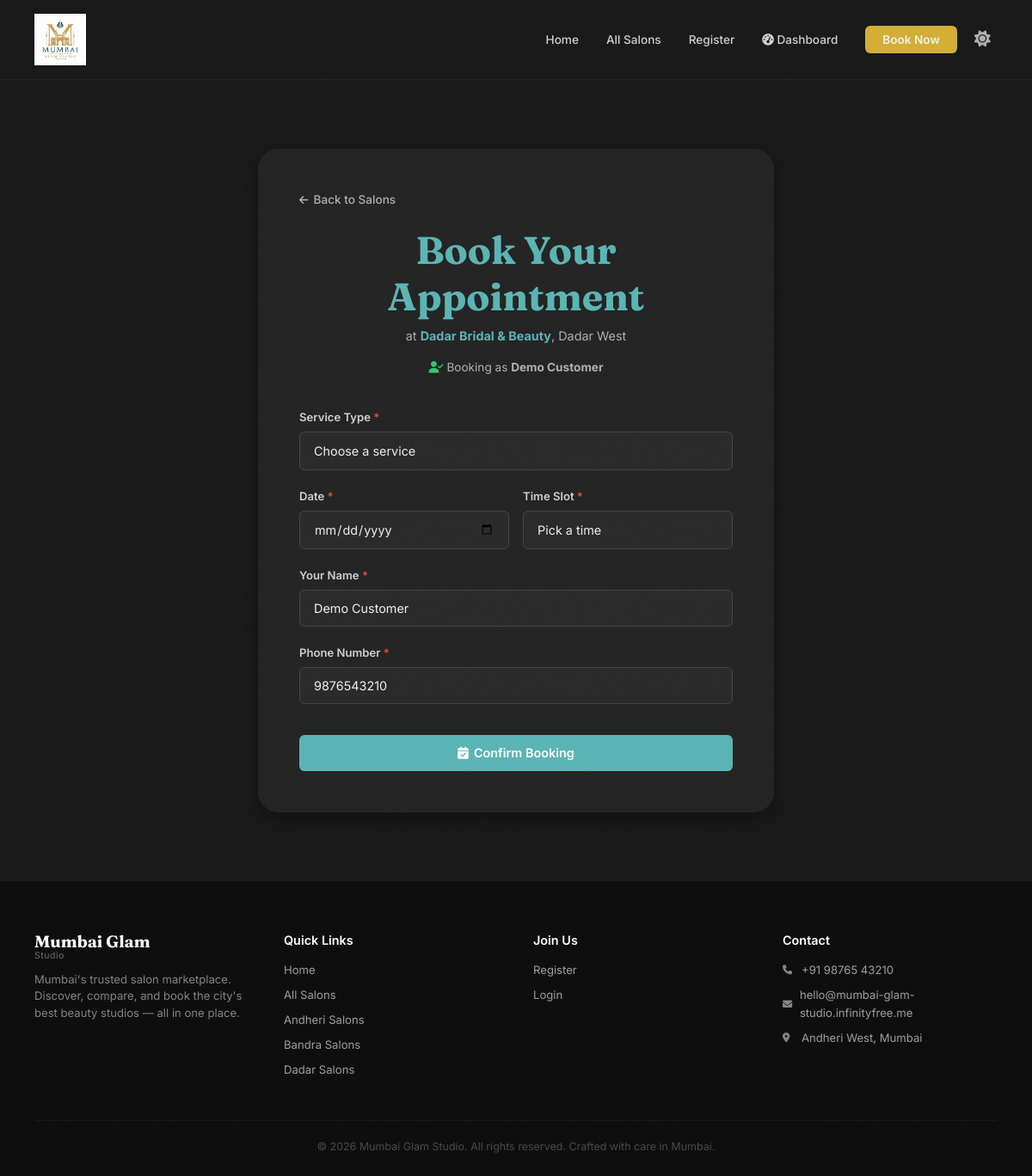
The app's page /booking.php?salon_id=7 (signed in) with its own data.
### tables this page shows
CREATE TABLE salons (
    id INT AUTO_INCREMENT PRIMARY KEY,
    name VARCHAR(120) NOT NULL,
    locality VARCHAR(100) NOT NULL,
    address VARCHAR(255) NOT NULL,
    rating DECIMAL(2,1) DEFAULT 0.0,
    review_count INT DEFAULT 0,
    avg_rating DECIMAL(2,1) DEFAULT 0.0,
    price_min INT DEFAULT 0,
    price_max INT DEFAULT 0,
    rain_safe TINYINT(1) DEFAULT 0,
    verified TINYINT(1) DEFAULT 0,
    is_admin TINYINT(1) DEFAULT 0,
    tagline VARCHAR(255) DEFAULT NULL,
    description TEXT NULL,
    services TEXT NULL,
    working_hours VARCHAR(255) NULL,
    contact_phone VARCHAR(20) NULL,
    contact_email VARCHAR(100) NULL,
    website VARCHAR(255) NULL,
    established_year YEAR NULL,
    facilities TEXT NULL,
    username VARCHAR(50) UNIQUE NOT NULL,
    password VARCHAR(255) NOT NULL,
    created_at TIMESTAMP DEFAULT CURRENT_TIMESTAMP
);

CREATE TABLE customers (
    id INT AUTO_INCREMENT PRIMARY KEY,
    name VARCHAR(100) NOT NULL,
    email VARCHAR(100) UNIQUE NOT NULL,
    phone VARCHAR(15) NOT NULL,
    password VARCHAR(255) NOT NULL,
    created_at TIMESTAMP DEFAULT CURRENT_TIMESTAMP
);

### booking.php (the view, shortened to what this page needs)
<?php
$conn = getDB();
$salonId = isset($_GET['salon_id']) ? (int)$_GET['salon_id'] : 0;
$success = false;
$bookingData = null;
$salon = null;
if ($salonId) {
    $stmt = $conn->prepare("SELECT * FROM salons WHERE id = ? AND is_admin = 0");
    $stmt->bind_param("i", $salonId);
    $stmt->execute();
    $result = $stmt->get_result();
    if ($result && $result->num_rows > 0) {
        $salon = $result->fetch_assoc();
    }
}
$customerName = $_SESSION['customer_name'] ?? '';
$customerPhone = '';
$stmt = $conn->prepare("SELECT phone FROM customers WHERE id = ?");
$stmt->bind_param("i", $_SESSION['customer_id']);
$stmt->execute();
$result = $stmt->get_result();
if ($row = $result->fetch_assoc()) {
    $customerPhone = $row['phone'];
}
?>
<!DOCTYPE html>
<html lang="en" data-theme="dark">
<head>
    <?php require_once 'includes/header.php'; ?>
</head>
<body>
<?php require_once 'includes/nav.php'; ?>
<section class="booking-section">
    <div class="container">
        <?php if ($success && $bookingData): ?>
        <div class="booking-success animate-in">
            <div class="success-icon"><i class="fas fa-check"></i></div>
            <h2>Booking Confirmed! 🎉</h2>
            <p style="color:var(--charcoal-muted);">Your appointment has been booked successfully.</p>
            <div class="booking-id">#MG-<?php echo str_pad($bookingData['id'], 4, '0', STR_PAD_LEFT); ?></div>
            <p style="font-size:0.85rem; color:var(--charcoal-muted);">Save this booking ID for your reference</p>
            <div class="booking-details">
                <div class="detail-row"><span class="detail-label">Salon</span><span class="detail-value"><?php echo htmlspecialchars($bookingData['salon_name']); ?></span></div>
                <div class="detail-row"><span class="detail-label">Service</span><span class="detail-value"><?php echo $bookingData['service']; ?></span></div>
                <div class="detail-row"><span class="detail-label">Date</span><span class="detail-value"><?php echo $bookingData['date']; ?></span></div>
                <div class="detail-row"><span class="detail-label">Time</span><span class="detail-value"><?php echo $bookingData['time']; ?></span></div>
                <div class="detail-row"><span class="detail-label">Name</span><span class="detail-value"><?php echo htmlspecialchars($bookingData['customer']); ?></span></div>
                <div class="detail-row"><span class="detail-label">Phone</span><span class="detail-value"><?php echo htmlspecialchars($bookingData['phone']); ?></span></div>
            </div>
            <div style="margin-top:28px; display:flex; gap:12px; justify-content:center; flex-wrap:wrap;">
                <a href="salons.php" class="btn btn-outline">Browse More Salons</a>
                <a href="customer_dashboard.php" class="btn btn-primary">View My Bookings</a>
                <a href="index.php" class="btn btn-outline">Back to Home</a>
            </div>
        </div>
        <?php else: ?>
        <div class="booking-form-wrapper animate-in">
            <a href="salons.php" class="back-link"><i class="fas fa-arrow-left"></i> Back to Salons</a>
            <div class="form-header">
                <h2>Book Your Appointment</h2>
                <p>at <strong style="color:var(--teal);"><?php echo htmlspecialchars($salon['name']); ?></strong>, <?php echo htmlspecialchars($salon['locality']); ?></p>
                <p style="font-size:0.85rem; color:var(--charcoal-muted); margin-top:4px;">
                    <i class="fas fa-user-check" style="color:var(--success);"></i>
                    Booking as <strong><?php echo htmlspecialchars($_SESSION['customer_name']); ?></strong>
                </p>
            </div>
            <form id="booking-form" method="POST" action="booking.php?salon_id=<?php echo $salonId; ?>" novalidate>
                <div class="form-group">
                    <label for="service_type">Service Type <span class="required">*</span></label>
                    <select name="service_type" id="service_type" class="form-control" required>
                        <option value="">Choose a service</option>
                    </select>
                </div>
                <div class="form-row">
                    <div class="form-group">
                        <label for="booking_date">Date <span class="required">*</span></label>
                        <input type="date" name="booking_date" id="booking_date" class="form-control"
                               min="<?php echo date('Y-m-d'); ?>"
                               value="<?php echo isset($_POST['booking_date']) ? htmlspecialchars($_POST['booking_date']) : ''; ?>"
                               required>
                    </div>
                    <div class="form-group">
                        <label for="time_slot">Time Slot <span class="required">*</span></label>
                        <select name="time_slot" id="time_slot" class="form-control" required>
                            <option value="">Pick a time</option>
                        </select>
                    </div>
                </div>
                <div class="form-group">
                    <label for="customer_name">Your Name <span class="required">*</span></label>
                    <input type="text" name="customer_name" id="customer_name" class="form-control"
                           placeholder="Enter your full name"
                           value="<?php echo isset($_POST['customer_name']) ? htmlspecialchars($_POST['customer_name']) : htmlspecialchars($customerName); ?>"
                           required>
                </div>
                <div class="form-group">
                    <label for="customer_phone">Phone Number <span class="required">*</span></label>
                    <input type="tel" name="customer_phone" id="customer_phone" class="form-control"
                           placeholder="e.g., 9876543210"
                           value="<?php echo isset($_POST['customer_phone']) ? htmlspecialchars($_POST['customer_phone']) : htmlspecialchars($customerPhone); ?>"
                           required>
                </div>
                <button type="submit" class="btn btn-primary btn-block mt-2" style="padding:14px;">
                    <i class="fas fa-calendar-check"></i> Confirm Booking
                </button>
            </form>
        </div>
        <?php endif; ?>
    </div>
</section>
<?php require_once 'includes/footer.php'; ?>
</body>
</html>

### includes/nav.php (style rules this page uses)
@media (min-width: 769px) { body { padding-bottom: 0; } }

### records on screen
salons: name "Dadar Bridal & Beauty", locality "Dadar West"
customers: customer_phone "9876543210"

### other values on screen
$_SESSION['customer_name'] "Demo Customer"
